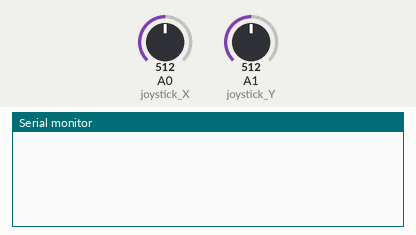
A sketch run on a simulated Arduino Uno, built with avr-gcc and run on an emulated ATmega328P. On the bench: the last lines printed to the serial monitor. The test bench sets the inputs (shaded band); at power-on: A0 (joystick_X) = 512, A1 (joystick_Y) = 512.

Above: at 1.2 s.
1.3 s: A0 (joystick_X) set to 0
At 2.1 s:
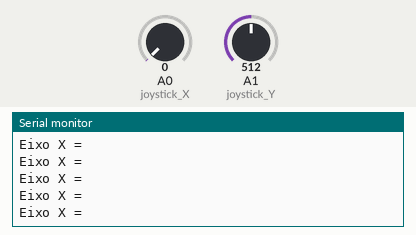
3.2 s: A1 (joystick_Y) set to 0
At 4.1 s:
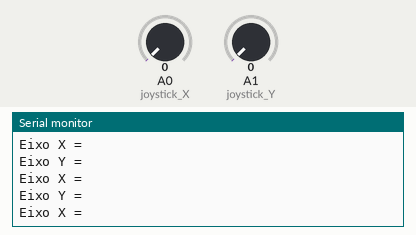
4.8 s: A0 (joystick_X) set to 122
At 5.9 s:
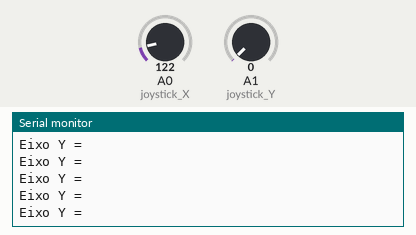
7.8 s: A0 (joystick_X) set to 0
At 8.8 s:
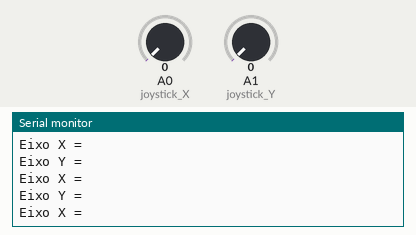
10.8 s: A1 (joystick_Y) set to 122
At 11.8 s:
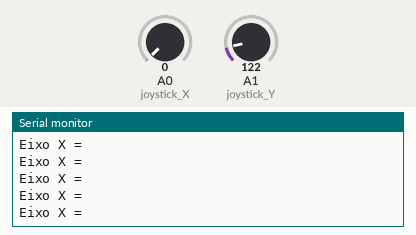
13.8 s: A1 (joystick_Y) set to 0
At 14.5 s:
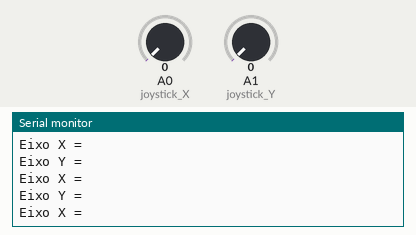

Measured:
- after the input at 1.3 s, the serial monitor: prints a new line after 0.07 s (image 1)
- after the input at 3.2 s, the serial monitor: prints a new line after 0.09 s (image 2)

The sketch:

cod_joystick.ino
```cpp
#define joystick_X A0
#define joystick_Y A1

void setup() {
  Serial.begin(9600);
}

void loop() {
  int eixo_X= analogRead(joystick_X);
  int eixo_Y= analogRead(joystick_Y);
  Serial.println("Eixo X = " + eixo_X);
  Serial.println("Eixo Y = " + eixo_Y);
}
```
